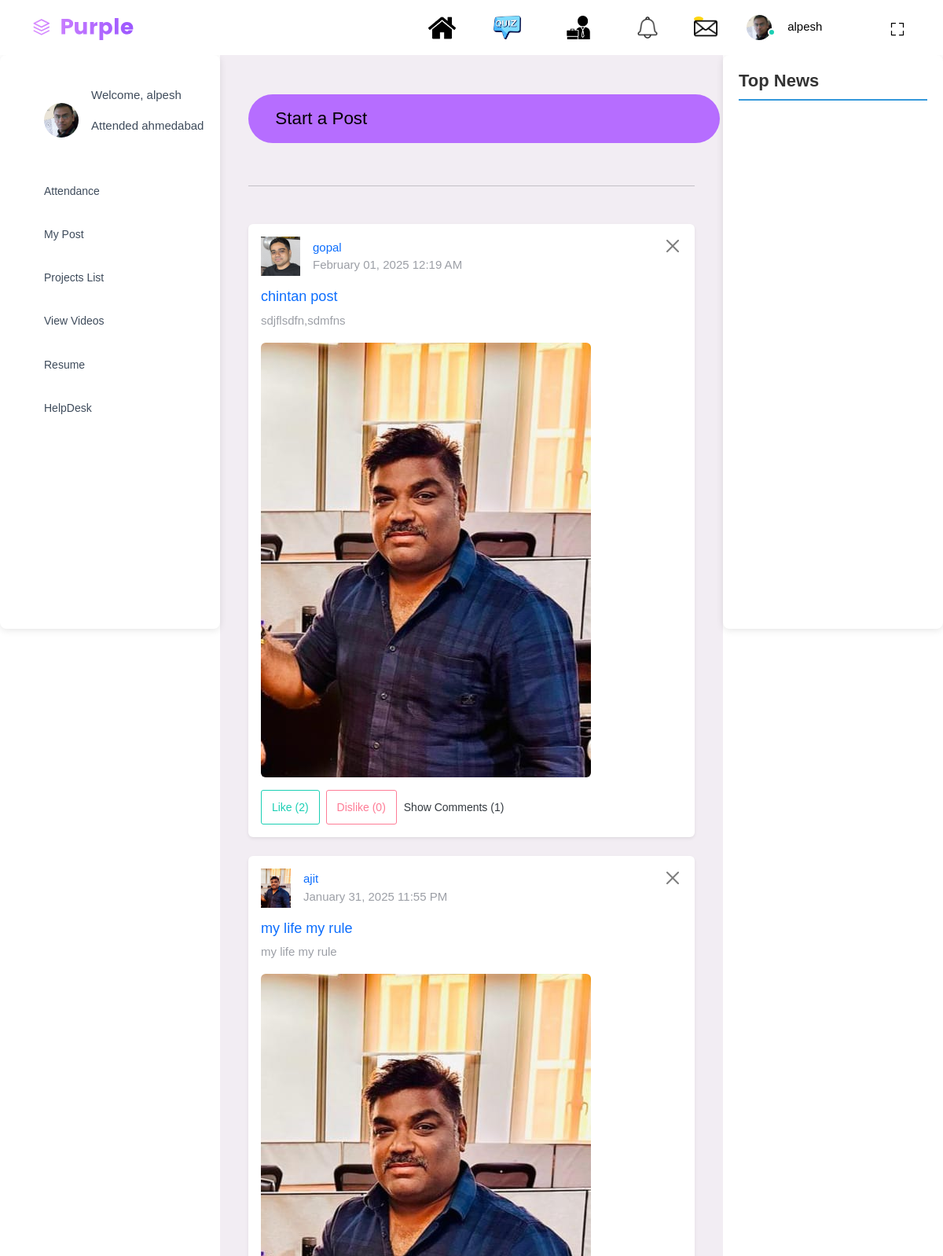
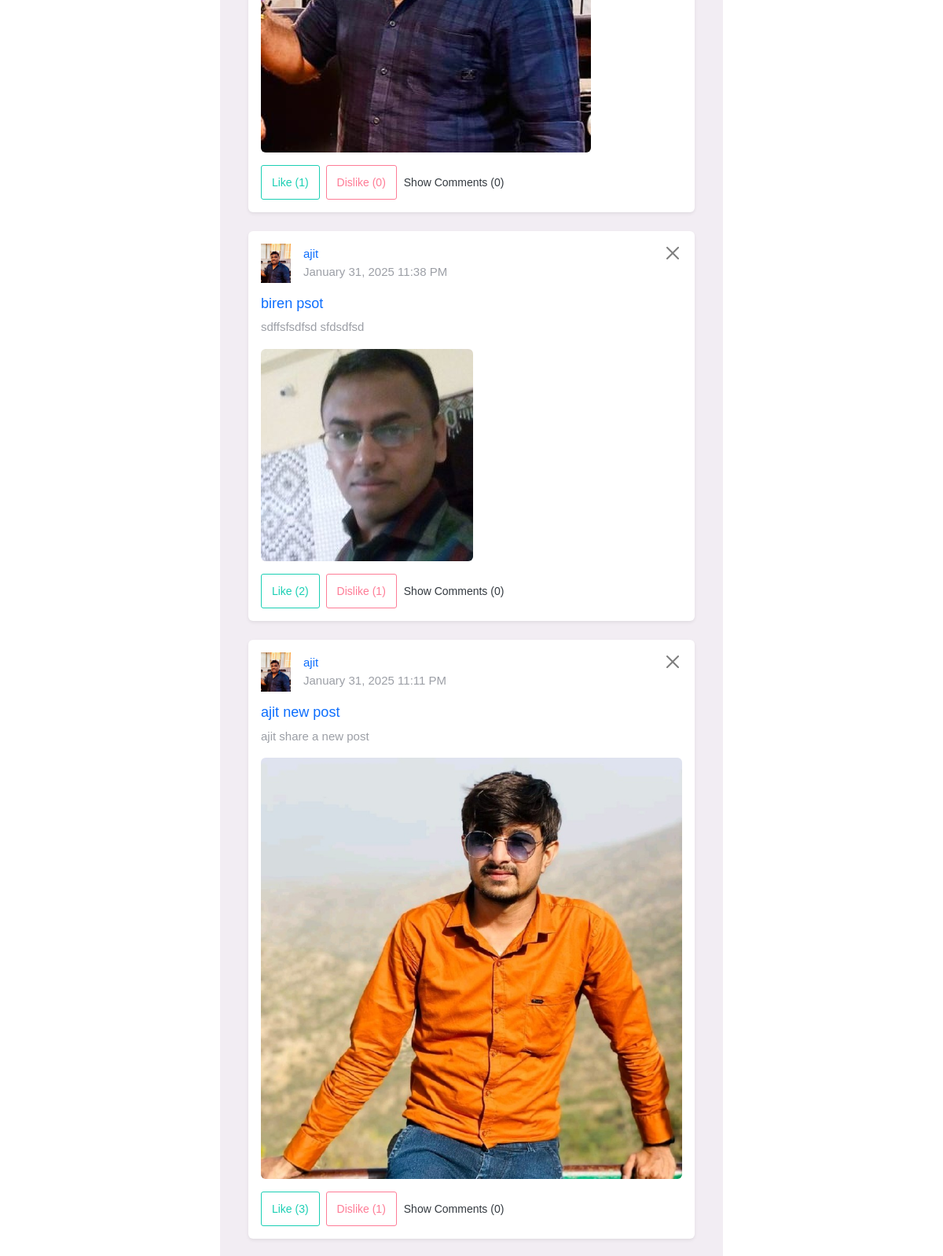
The app's page /dashboard/ (signed in, upper part) with its own data (2 pictures, top to bottom).
### user_management/models.py (models this page shows, shortened)
class CustomUser(AbstractUser):
    role = models.CharField(max_length=50, choices=[('Admin', 'Admin'), ('User', 'User')])
    education = models.CharField(max_length=100, null=True, blank=True)
    college_name = models.CharField(max_length=255, null=True, blank=True)
    address = models.CharField(max_length=255, null=True, blank=True)
    sex = models.CharField(max_length=10, choices=[('Male', 'Male'), ('Female', 'Female'), ('Other', 'Other')], null=True, blank=True)
    screenshot = models.ImageField(upload_to='screenshots/', null=True, blank=True)
    profile_pic = models.ImageField(upload_to='profile_pic/', null=True, blank=True)
    is_approved = models.BooleanField(default=False)
    created_at = models.DateTimeField(auto_now_add=True,null=True, blank=True)

class BlogPost(models.Model):
    user = models.ForeignKey(settings.AUTH_USER_MODEL, on_delete=models.CASCADE, null=True)
    title = models.CharField(max_length=200)
    description = models.TextField()
    created_at = models.DateTimeField(auto_now_add=True)
    blog_image = models.ImageField(upload_to='blog_img/', null=True, blank=True)
    is_active = models.BooleanField(default=True)  # Make the post visible to everyone
    likes = models.ManyToManyField(settings.AUTH_USER_MODEL, related_name='liked_posts', blank=True)
    dislikes = models.ManyToManyField(settings.AUTH_USER_MODEL, related_name='disliked_posts', blank=True)
    class Meta:
        ordering = ['-created_at']  # Show latest posts first

### user_management/views.py (the view)
# urls.py: path('dashboard/', login_required(views.dashboard), name='dashboard'),
def dashboard(request):
    if request.method == 'POST' and request.headers.get('X-Requested-With') == 'XMLHttpRequest':
        form = BlogPostForm(request.POST, request.FILES)
        if form.is_valid():
            blog_post = form.save(commit=False)
            blog_post.user = request.user
            blog_post.is_active = True
            blog_post.save()
            return JsonResponse({'success': True})  # Send success response
        else:
            errors = []
            for field in form:
                for error in field.errors:
                    errors.append(f"{field.label}: {error}")
            return JsonResponse({'success': False, 'errors': errors})  # Return errors
    else:
        form = BlogPostForm()
    posts = BlogPost.objects.filter(is_active=True).order_by('-created_at').prefetch_related('comments')
    posts_with_comments = [
        {
            'post': post,
            'comments': post.comments.all(),
            'comment_form': CommentForm()
        }
        for post in posts
    ]
    return render(request, 'user_management/dashboard.html', {'posts_with_comments': posts_with_comments, 'form': form})

### user_management/context_processors.py (called while the page is built)
def get_news(request):
    url = 'https://newsapi.org/v2/top-headlines?country=us&apiKey=1dc725c4b44746cbba9103a3d479147f'
    response = requests.get(url)
    if response.status_code == 200:
        news_data = response.json()
        articles = news_data.get('articles', [])
    else:
        articles = []
    return {'articles': articles}

### user_management/templates/user_management/dashboard.html (shortened to what this page needs)
{% extends "user_management/base.html" %}
{% block content %}
  <div class="home-container">
    <button type="button" class="btn btn-primary" data-bs-toggle="modal" data-bs-target="#sharePostModal">
      Start a Post
    </button>
    <hr class="my-5">
    <div class="posts-list">
      {% for item in posts_with_comments %}
        <div class="row mb-4">
          <div class="col-12">
            <div class="post-item shadow-sm p-3 bg-white rounded" data-post-id="{{ item.post.id }}">
              <button type="button" class="btn-close" style="float:right;" aria-label="Close" data-post-id="{{ item.post.id }}"></button>
              <div class="d-flex align-items-center mb-3">
                <div class="post-user-avatar">
                  {% if item.post.user.profile_pic %}
                    <img src="{{ item.post.user.profile_pic.url }}" height="50px" alt="{{ item.post.user.username }}" class="avatar-img">
                  {% else %}
                    <span class="avatar-placeholder">{{ item.post.user.username|slice:":1" }}</span>
                  {% endif %}
                </div>
                <div class="ms-3">
                  <p class="mb-0 text-primary">
                    <a href="{% url 'user_profile' item.post.user.username %}">{{ item.post.user.username }}</a>
                  </p>
                  <p class="mb-0 text-muted">{{ item.post.created_at|date:"F d, Y h:i A" }}</p>
                </div>
              </div>
              <h4 class="post-title text-dark">
                <a href="{% url 'post_detail' item.post.id %}">{{ item.post.title }}</a>
              </h4>
              <p class="post-description text-muted">{{ item.post.description|truncatewords:30 }}</p>
              {% if item.post.blog_image %}
                <div class="post-image mb-3">
                  <img src="{{ item.post.blog_image.url }}" alt="{{ item.post.title }}" class="img-fluid rounded">
                </div>
              {% endif %}
              <div class="post-actions d-flex justify-content-start">
                <button class="btn btn-outline-success btn-sm me-2 like-btn" data-post-id="{{ item.post.id }}" {% if item.post.user == request.user %} disabled {% endif %}>
                  Like ({{ item.post.likes.count }})
              </button>
              <button class="btn btn-outline-danger btn-sm dislike-btn" data-post-id="{{ item.post.id }}" {% if item.post.user == request.user %} disabled {% endif %}>
                  Dislike ({{ item.post.dislikes.count }})
              </button>
                <button style="--bs-btn-padding-x: 27.5rem !;--bs-btn-padding-x: 0.5rem !important;" class="btn btn-outline toggle-comments-btn" data-post-id="{{ item.post.id }}">
                  Show Comments ({{ item.post.comments.count }})
                </button>
              </div>
            </div>
          </div>
        </div>
      {% empty %}
        <p class="no-posts text-center">No blog posts available. Create one now!</p>
      {% endfor %}
    </div>
  </div>
{% endblock %}

### user_management/templates/user_management/base.html (shortened to what this page needs)
{% load static %}
<!DOCTYPE html>
<html lang="en">
  <head>
    <link rel="stylesheet" href="{% static 'css/materialdesignicons.min.css' %}">
    <link rel="stylesheet" href="{% static 'css/themify-icons.css' %}">
    <link rel="stylesheet" href="{% static 'css/vendor.bundle.base.css'%} ">
    <link rel="stylesheet" href="{% static 'css/font-awesome.min.css'%} ">
    <link rel="stylesheet" href="{% static 'css/style.css'%}">
  </head>
  <body>
    <div class="container-scroller">
      <nav class="navbar default-layout-navbar col-lg-12 col-12 p-0 fixed-top d-flex flex-row">
        <div class="text-center navbar-brand-wrapper d-flex align-items-center justify-content-start">
          <a class="navbar-brand brand-logo" href="{% url 'dashboard' %}"><img src="{% static 'images/logo.svg'%}" alt="logo" /></a>
        </div>
        <div class="navbar-menu-wrapper d-flex align-items-stretch">
          <ul class="navbar-nav navbar-nav-right">
            <li class="nav-item d-none d-lg-block full-screen-link">
              <a class="nav-link" href="{% url 'dashboard' %}">
                <img width="35px" src="/static/images/home3.png">
              </a>
            </li>
            <li class="nav-item d-none d-lg-block full-screen-link">
              <a class="nav-link" href="{% url 'quiz_list' %}">
                <img width="35px" src="/static/images/quiz6.png">
              </a>
            </li>
            <li class="nav-item d-none d-lg-block full-screen-link">
              <a class="nav-link" href="{% url 'jobs_by_area' %}">
                <img width="50px" src="/static/images/jobs4.jpg">
              </a>
            </li>
            <li class="nav-item d-none d-lg-block full-screen-link">
              <a class="nav-link" href="{% url 'view_notifications' %}">
                <img width="30px" src="/static/images/notif1.png">
              </a>
            </li>
            <li class="nav-item dropdown">
              <a class="nav-link count-indicator dropdown-toggle" id="messageDropdown" href="#" data-bs-toggle="dropdown" aria-expanded="false">
                <span class="count-symbol bg-warning">
                  <img width="30px" src="{% static 'images/sms.png'%}">
                </span>
              </a>
            </li>
            <li class="nav-item nav-profile dropdown">
              <a class="nav-link dropdown-toggle" id="profileDropdown" href="#" data-bs-toggle="dropdown" aria-expanded="false">
                <div class="nav-profile-img">
                  {% if request.user.profile_pic %}
          <img src="{{ request.user.profile_pic.url }}" alt="profile" />
        {% else %}
          <img src="{% static 'images/faces/face1.jpg' %}" alt="default profile" />
        {% endif %}
                  <span class="availability-status online"></span>
                </div>
                <div class="nav-profile-text">
                  <p class="mb-1 text-black">{{ request.user.username }}</p>
                </div>
              </a>
            </li>
            <li class="nav-item d-none d-lg-block full-screen-link">
              <a class="nav-link">
                <i class="mdi mdi-fullscreen" id="fullscreen-button">
                  <img width="20px" src="{% static 'images/fullscreen.svg'%}">
                </i>
              </a>
            </li>
          </ul>
        </div>
      </nav>
      <div class="container-fluid page-body-wrapper">
        {% include 'user_management/sidebar.html' %}
        <div class="main-panel">
          <div class="content-wrapper">
            <main>
                {% block content %}{% endblock %}
            </main>
          </div>
        </div>
            {% include 'user_management/newsapi.html' %}
        </div> -->
      </div>
  </body>
</html>

### user_management/templates/user_management/sidebar.html (shortened to what this page needs)
{% load static %}
<nav class="sidebar sidebar-offcanvas" id="sidebar">
    <ul class="nav">
      <li class="nav-item nav-profile">
        <a href="{% url 'user_profile' request.user.username %}" class="nav-link">
          <div class="nav-profile-image">
            {% if request.user.profile_pic %}
          <img src="{{ request.user.profile_pic.url }}" alt="profile" />
        {% else %}
          <img src="{% static 'images/faces/face1.jpg' %}" alt="default profile" />
        {% endif %}
          </div>
          <div class="nav-profile-text d-flex flex-column">
            <span class="font-weight-bold mb-2">{% if request.user.is_authenticated %}
                <p>Welcome, {{ request.user.username }}</p>
                <p>Attended {{ request.user.college_name }}</p>
                {% endif %}
            </span>
          </div>
        </a>
      </li>
      {% if not request.user.is_superuser %}
      <li class="nav-item">
        <a class="nav-link collapsed" data-bs-toggle="collapse" href="#ui-basic" aria-expanded="false" aria-controls="ui-basic">
          <span class="menu-title">Attendance</span>
          <i class="menu-arrow"></i>
          <i class="mdi mdi-crosshairs-gps menu-icon"></i>
        </a>
      </li>
      <li class="nav-item">
        <a class="nav-link" href="{% url 'my_posts' %}">
          <span class="menu-title">My Post</span>
          <i class="mdi mdi-home menu-icon"></i>
        </a>
      </li>
      <li class="nav-item">
        <a class="nav-link" href="{% url 'list_projects' %}">
          <span class="menu-title">Projects List</span>
          <i class="mdi mdi-home menu-icon"></i>
        </a>
      </li>
      <li class="nav-item">
        <a class="nav-link" href="{% url 'view_videos' %}">
          <span class="menu-title">View Videos</span>
          <i class="mdi mdi-home menu-icon"></i>
        </a>
      </li>
      <li class="nav-item">
        <a class="nav-link collapsed" data-bs-toggle="collapse" href="#ui-resume" aria-expanded="false" aria-controls="ui-resume">
          <span class="menu-title">Resume</span>
          <i class="menu-arrow"></i>
          <i class="mdi mdi-crosshairs-gps menu-icon"></i>
        </a>
      </li>
      <li class="nav-item">
        <a class="nav-link" href="{% url 'send_message' %}">
          <span class="menu-title">HelpDesk</span>
          <i class="mdi mdi-home menu-icon"></i>
        </a>
      </li>
      {% endif %}
    </ul>
  </nav>

### user_management/templates/user_management/newsapi.html (style rules this page uses)
.sidebar { width: 300px; padding: 20px; border-radius: 8px; box-shadow: 0 2px 10px rgba(0, 0, 0, 0.1); top: 20px; right: 20px; height: auto; max-height: 80vh; overflow-y: auto; }
a { text-decoration: none; }

### records on screen
CustomUser: user.profile_pic (picture), user.username "alpesh", user.college_name "ahmedabad"
BlogPost: post.user.profile_pic (picture), post.user.username "gopal", post.created_at "February 01, 2025 12:19 AM", post "chintan post", post.description "sdjflsdfn,sdmfns", post.blog_image (picture), post.likes.count "2", post.dislikes.count "0", post.comments.count "1"
BlogPost: post.user.profile_pic (picture), post.user.username "ajit", post.created_at "January 31, 2025 11:55 PM", post "my life my rule", post.description "my life my rule", post.blog_image (picture), post.likes.count "1", post.dislikes.count "0", post.comments.count "0"
BlogPost: post.user.profile_pic (picture), post.user.username "ajit", post.created_at "January 31, 2025 11:38 PM", post "biren psot", post.description "sdffsfsdfsd sfdsdfsd", post.blog_image (picture), post.likes.count "2", post.dislikes.count "1", post.comments.count "0"
BlogPost: post.user.profile_pic (picture), post.user.username "ajit", post.created_at "January 31, 2025 11:11 PM", post "ajit new post", post.description "ajit share a new post", post.blog_image (picture), post.likes.count "3", post.dislikes.count "1", post.comments.count "0"
